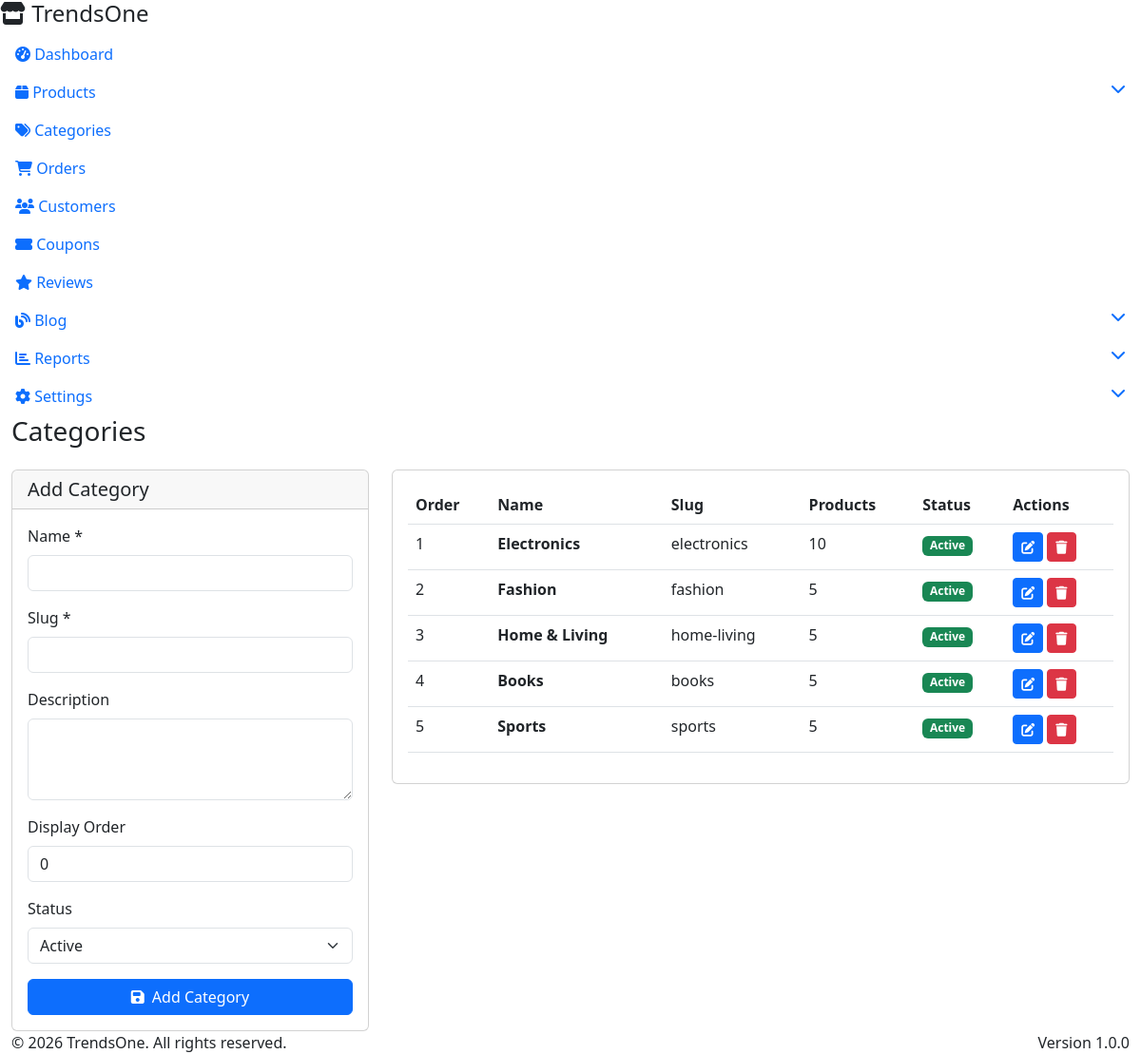
Screenshot of /admin/categories.php (signed in) with the database file from the repository.
### tables this page shows
CREATE TABLE `categories` (
  `id` int(11) NOT NULL,
  `parent_id` int(11) DEFAULT NULL,
  `name` varchar(100) NOT NULL,
  `slug` varchar(150) NOT NULL,
  `description` text DEFAULT NULL,
  `image` varchar(255) DEFAULT NULL,
  `meta_title` varchar(200) DEFAULT NULL,
  `meta_description` text DEFAULT NULL,
  `meta_keywords` text DEFAULT NULL,
  `status` enum('active','inactive') DEFAULT 'active',
  `display_order` int(11) DEFAULT 0,
  `created_at` timestamp NOT NULL DEFAULT current_timestamp(),
  `updated_at` timestamp NOT NULL DEFAULT current_timestamp() ON UPDATE current_timestamp()
);

### admin/categories.php (the view, shortened to what this page needs)
<?php
require_once '../config/config.php';
$edit_category = null;
$stmt = $pdo->query("SELECT c.*, COUNT(p.id) as product_count
                     FROM categories c
                     LEFT JOIN products p ON c.id = p.category_id
                     GROUP BY c.id
                     ORDER BY c.display_order ASC, c.name ASC");
$categories = $stmt->fetchAll();
include 'includes/header.php';
include 'includes/sidebar.php';
?>
<div class="main-content">
    <div class="container-fluid">
        <div class="row mb-4">
            <div class="col-md-6">
                <h1 class="h3 mb-0">Categories</h1>
            </div>
        </div>
        <div class="row">
            <div class="col-md-4">
                <div class="card">
                    <div class="card-header">
                        <h5 class="mb-0"><?php echo $edit_category ? 'Edit' : 'Add'; ?> Category</h5>
                    </div>
                    <div class="card-body">
                        <form method="POST">
                            <div class="mb-3">
                                <label class="form-label">Name *</label>
                                <input type="text" class="form-control" name="name" value="<?php echo $edit_category ? htmlspecialchars($edit_category['name']) : ''; ?>" required>
                            </div>
                            <div class="mb-3">
                                <label class="form-label">Slug *</label>
                                <input type="text" class="form-control" name="slug" value="<?php echo $edit_category ? htmlspecialchars($edit_category['slug']) : ''; ?>" required>
                            </div>
                            <div class="mb-3">
                                <label class="form-label">Description</label>
                                <textarea class="form-control" name="description" rows="3"><?php echo $edit_category ? htmlspecialchars($edit_category['description']) : ''; ?></textarea>
                            </div>
                            <div class="mb-3">
                                <label class="form-label">Display Order</label>
                                <input type="number" class="form-control" name="display_order" value="<?php echo $edit_category ? $edit_category['display_order'] : 0; ?>">
                            </div>
                            <div class="mb-3">
                                <label class="form-label">Status</label>
                                <select class="form-select" name="status">
                                    <option value="active" <?php echo ($edit_category && $edit_category['status'] === 'active') ? 'selected' : ''; ?>>Active</option>
                                </select>
                            </div>
                            <button type="submit" class="btn btn-primary w-100">
                                <i class="fas fa-save me-2"></i><?php echo $edit_category ? 'Update' : 'Add'; ?> Category
                            </button>
                        </form>
                    </div>
                </div>
            </div>
            <div class="col-md-8">
                <div class="card">
                    <div class="card-body">
                        <div class="table-responsive">
                            <table class="table table-hover">
                                <thead>
                                    <tr>
                                        <th>Order</th>
                                        <th>Name</th>
                                        <th>Slug</th>
                                        <th>Products</th>
                                        <th>Status</th>
                                        <th>Actions</th>
                                    </tr>
                                </thead>
                                <tbody>
                                    <?php foreach ($categories as $category): ?>
                                    <tr>
                                        <td><?php echo $category['display_order']; ?></td>
                                        <td><strong><?php echo htmlspecialchars($category['name']); ?></strong></td>
                                        <td><?php echo htmlspecialchars($category['slug']); ?></td>
                                        <td><?php echo $category['product_count']; ?></td>
                                        <td>
                                            <span class="badge <?php echo $category['status'] === 'active' ? 'bg-success' : 'bg-secondary'; ?>">
                                                <?php echo ucfirst($category['status']); ?>
                                            </span>
                                        </td>
                                        <td>
                                            <a href="categories.php?edit=<?php echo $category['id']; ?>" class="btn btn-sm btn-primary" title="Edit">
                                                <i class="fas fa-edit"></i>
                                            </a>
                                            <a href="categories.php?delete=<?php echo $category['id']; ?>"
                                               class="btn btn-sm btn-danger"
                                               onclick="return confirm('Are you sure? This will affect all products in this category.')"
                                               title="Delete">
                                                <i class="fas fa-trash"></i>
                                            </a>
                                        </td>
                                    </tr>
                                    <?php endforeach; ?>
                                </tbody>
                            </table>
                        </div>
                    </div>
                </div>
            </div>
        </div>
    </div>
</div>
<?php include 'includes/footer.php'; ?>

### admin/includes/header.php (shortened to what this page needs)
<!DOCTYPE html>
<html lang="en">
<head>
    <link href="https://cdn.jsdelivr.net/npm/bootstrap@5.3.0/dist/css/bootstrap.min.css" rel="stylesheet">
    <link rel="stylesheet" href="https://cdnjs.cloudflare.com/ajax/libs/font-awesome/6.4.0/css/all.min.css">
    <link rel="stylesheet" href="https://cdn.datatables.net/1.13.6/css/dataTables.bootstrap5.min.css">
    <link href="https://cdn.jsdelivr.net/npm/select2@4.1.0-rc.0/dist/css/select2.min.css" rel="stylesheet" />
    <link href="https://cdn.jsdelivr.net/npm/select2-bootstrap-5-theme@1.3.0/dist/select2-bootstrap-5-theme.min.css" rel="stylesheet" />
    <link rel="stylesheet" href="<?php echo SITE_URL; ?>/admin/assets/css/admin.css">
</head>
<body>
    <div class="wrapper">

### admin/includes/sidebar.php (shortened to what this page needs)
<?php
$current_page = basename($_SERVER['PHP_SELF']);
?>
<aside class="sidebar" id="sidebar">
    <div class="sidebar-header">
        <h4><i class="fas fa-store"></i> <?php echo SITE_NAME; ?></h4>
    </div>
    <nav class="sidebar-nav">
        <ul class="nav flex-column">
            <li class="nav-item">
                <a class="nav-link <?php echo ($current_page == 'dashboard.php') ? 'active' : ''; ?>" href="dashboard.php">
                    <i class="fas fa-tachometer-alt"></i> Dashboard
                </a>
            </li>
            <li class="nav-item">
                <a class="nav-link <?php echo (in_array($current_page, ['products.php', 'add-product.php', 'edit-product.php', 'bulk-upload-products.php'])) ? 'active' : ''; ?>"
                   data-bs-toggle="collapse" href="#productsMenu" role="button" aria-expanded="false">
                    <i class="fas fa-box"></i> Products <i class="fas fa-chevron-down float-end"></i>
                </a>
            </li>
            <li class="nav-item">
                <a class="nav-link <?php echo (in_array($current_page, ['categories.php', 'add-category.php', 'edit-category.php'])) ? 'active' : ''; ?>" href="categories.php">
                    <i class="fas fa-tags"></i> Categories
                </a>
            </li>
            <li class="nav-item">
                <a class="nav-link <?php echo (in_array($current_page, ['orders.php', 'view-order.php'])) ? 'active' : ''; ?>" href="orders.php">
                    <i class="fas fa-shopping-cart"></i> Orders
                </a>
            </li>
            <li class="nav-item">
                <a class="nav-link <?php echo (in_array($current_page, ['customers.php', 'view-customer.php', 'edit-customer.php'])) ? 'active' : ''; ?>" href="customers.php">
                    <i class="fas fa-users"></i> Customers
                </a>
            </li>
            <li class="nav-item">
                <a class="nav-link <?php echo (in_array($current_page, ['coupons.php', 'add-coupon.php', 'edit-coupon.php'])) ? 'active' : ''; ?>" href="coupons.php">
                    <i class="fas fa-ticket-alt"></i> Coupons
                </a>
            </li>
            <li class="nav-item">
                <a class="nav-link <?php echo ($current_page == 'reviews.php') ? 'active' : ''; ?>" href="reviews.php">
                    <i class="fas fa-star"></i> Reviews
                </a>
            </li>
            <li class="nav-item">
                <a class="nav-link <?php echo (in_array($current_page, ['blog-posts.php', 'add-blog-post.php', 'edit-blog-post.php', 'blog-categories.php'])) ? 'active' : ''; ?>"
                   data-bs-toggle="collapse" href="#blogMenu" role="button" aria-expanded="false">
                    <i class="fas fa-blog"></i> Blog <i class="fas fa-chevron-down float-end"></i>
                </a>
            </li>
            <li class="nav-item">
                <a class="nav-link <?php echo (in_array($current_page, ['sales-report.php', 'product-report.php', 'customer-report.php'])) ? 'active' : ''; ?>"
                   data-bs-toggle="collapse" href="#reportsMenu" role="button" aria-expanded="false">
                    <i class="fas fa-chart-bar"></i> Reports <i class="fas fa-chevron-down float-end"></i>
                </a>
            </li>
            <li class="nav-item">
                <a class="nav-link <?php echo (strpos($current_page, 'settings') !== false) ? 'active' : ''; ?>"
                   data-bs-toggle="collapse" href="#settingsMenu" role="button" aria-expanded="false">
                    <i class="fas fa-cog"></i> Settings <i class="fas fa-chevron-down float-end"></i>
                </a>
            </li>
        </ul>
    </nav>
</aside>

### admin/includes/footer.php (shortened to what this page needs)
    </div>
    <footer class="admin-footer">
        <div class="container-fluid">
            <div class="row">
                <div class="col-md-6">
                    <p class="mb-0">&copy; <?php echo date('Y'); ?> <?php echo SITE_NAME; ?>. All rights reserved.</p>
                </div>
                <div class="col-md-6 text-end">
                    <p class="mb-0">Version 1.0.0</p>
                </div>
            </div>
        </div>
    </footer>
</body>
</html>

### rows the page displays
categories: display_order "1", name "Electronics", slug "electronics", product_count "10", status "Active"
categories: display_order "2", name "Fashion", slug "fashion", product_count "5", status "Active"
categories: display_order "3", name "Home & Living", slug "home-living", product_count "5", status "Active"
categories: display_order "4", name "Books", slug "books", product_count "5", status "Active"
categories: display_order "5", name "Sports", slug "sports", product_count "5", status "Active"

### other values shown
SITE_NAME "TrendsOne"
